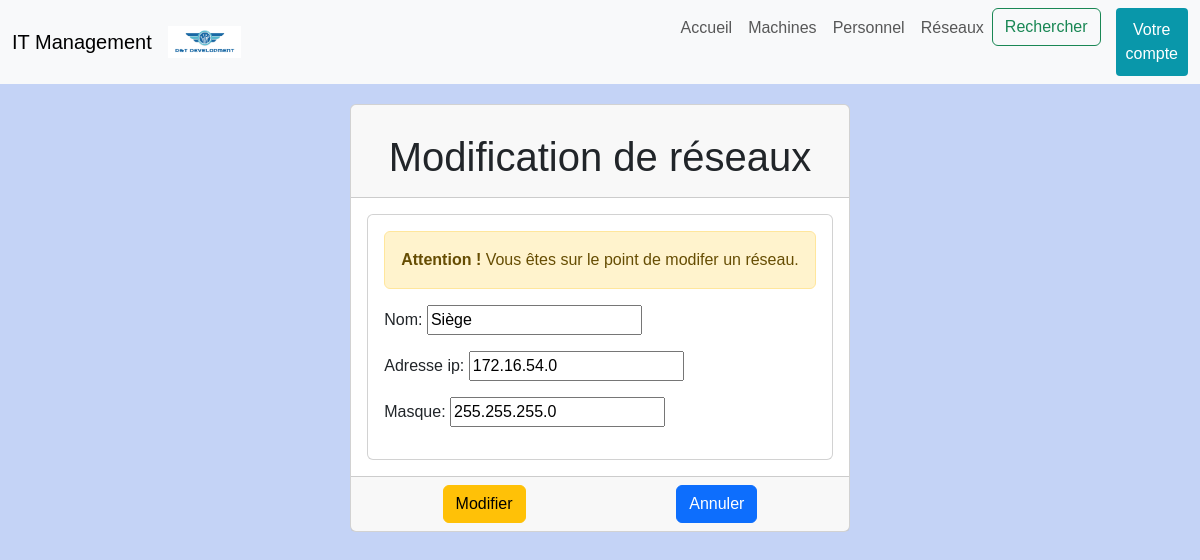
The page /modifier_reseau/1 (signed in) on the database its author committed.
### projetApp/models.py (models this page shows, shortened)
class Reseau(models.Model):
	id = models.AutoField(		#l'id est créée automatiquement est inchangeable et est unique
		primary_key = True,
		editable = False,
		unique = True,
	)
	nom = models.CharField(max_length= 32, unique=True)
	adresse_ip = models.CharField(max_length=15, validators=[validate_ipv4_address])		#le validator permet de vérifier qu'il s'agit d'une adresse ipv4 valide
	masque = models.CharField(max_length= 15, validators=[validate_ipv4_address])

### projetApp/views.py (the view)
# urls.py: path('modifier_reseau/<pk>', views.modifier_reseau_view, name='modifier_reseau'),
def modifier_reseau_view(request, pk):
    instance = get_object_or_404(Reseau, pk=pk)
    if request.method == 'POST':
        form = ReseauForm(request.POST, instance=instance)
        if form.is_valid():
            form.save()
            return redirect('reseau')
    else:
        form = ReseauForm(instance=instance)
    return render(request, 'templates/html/modifier_reseau.html', {'form': form})

### projetApp/forms.py
class ReseauForm(forms.ModelForm):      #formulaire utilisé pour tout ce qui touche au modele reseau
    class Meta:
        model = Reseau
        fields = ['nom', 'adresse_ip', 'masque']

### projetApp/templates/html/modifier_reseau.html (shortened to what this page needs)
{%extends "index.html" %}
{% block content %}
<div class="card">
    <div class="card-header">
        <h1 class="card-title">Modification de réseaux</h1>
    </div>
    <div class="card-body">
        <div class="card">
            <div class="card-body">
                {% if request.user.is_superuser %}
                <div class="alert alert-warning">
                    <strong>Attention !</strong> Vous êtes sur le point de modifer un réseau.
                </div>
                <form method="POST">
                    {{ form.as_p }}
            </div>
        </div>
    </div>
    <div class="card-footer text-center">
        <div class="li_button">
            <button type="submit" class="btn btn-warning">Modifier</button>
            <a href="{% url 'reseau' %}"><button class="btn btn-primary">Annuler</button></a>
        </div>
    </div>
    {% else %}
    <p>Vous devez être administrateur pour modifier ou supprimer des réseaux.</p>
    <a href="{% url 'reseau' %}"><button class="btn btn-primary">Retour sur le site</button></a>
    {% endif %}
{% endblock %}

### projetApp/static/css/style.css (style rules this page uses)
body { background-color: #c4d3f6; font-family: 'Arial', sans-serif; }
body h1 { text-align: center; padding-top: 20px; }
.li_button { display: flex; align-items: flex-end; justify-content: space-around; }

### rows shown on the page
Reseau: nom "Siège", adresse_ip "172.16.54.0", masque "255.255.255.0"
